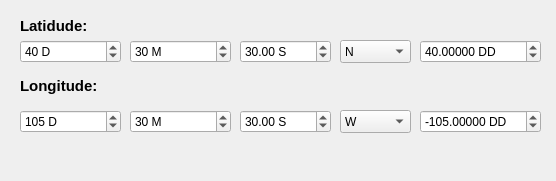
<?xml version="1.0" encoding="UTF-8"?>
<ui version="4.0">
 <class>LatLongCalcDialogBase</class>
 <widget class="QDialog" name="LatLongCalcDialogBase">
  <property name="geometry">
   <rect>
    <x>0</x>
    <y>0</y>
    <width>556</width>
    <height>181</height>
   </rect>
  </property>
  <property name="windowTitle">
   <string>Latitude / Longitude Calculator</string>
  </property>
  <widget class="QLabel" name="label">
   <property name="geometry">
    <rect>
     <x>20</x>
     <y>10</y>
     <width>101</width>
     <height>31</height>
    </rect>
   </property>
   <property name="font">
    <font>
     <pointsize>11</pointsize>
     <weight>75</weight>
     <bold>true</bold>
    </font>
   </property>
   <property name="text">
    <string>Latidude:</string>
   </property>
  </widget>
  <widget class="QSpinBox" name="spbLatD">
   <property name="geometry">
    <rect>
     <x>20</x>
     <y>40</y>
     <width>101</width>
     <height>23</height>
    </rect>
   </property>
   <property name="suffix">
    <string> D</string>
   </property>
   <property name="maximum">
    <number>90</number>
   </property>
   <property name="value">
    <number>40</number>
   </property>
  </widget>
  <widget class="QSpinBox" name="spbLatM">
   <property name="geometry">
    <rect>
     <x>130</x>
     <y>40</y>
     <width>101</width>
     <height>23</height>
    </rect>
   </property>
   <property name="suffix">
    <string> M</string>
   </property>
   <property name="maximum">
    <number>59</number>
   </property>
   <property name="value">
    <number>30</number>
   </property>
  </widget>
  <widget class="QLabel" name="label_2">
   <property name="geometry">
    <rect>
     <x>20</x>
     <y>70</y>
     <width>111</width>
     <height>31</height>
    </rect>
   </property>
   <property name="font">
    <font>
     <pointsize>11</pointsize>
     <weight>75</weight>
     <bold>true</bold>
    </font>
   </property>
   <property name="text">
    <string>Longitude:</string>
   </property>
  </widget>
  <widget class="QDoubleSpinBox" name="spbLatS">
   <property name="geometry">
    <rect>
     <x>240</x>
     <y>40</y>
     <width>91</width>
     <height>23</height>
    </rect>
   </property>
   <property name="prefix">
    <string/>
   </property>
   <property name="suffix">
    <string> S</string>
   </property>
   <property name="maximum">
    <double>59.990000000000002</double>
   </property>
   <property name="value">
    <double>30.000000000000000</double>
   </property>
  </widget>
  <widget class="QComboBox" name="cbLatNS">
   <property name="geometry">
    <rect>
     <x>340</x>
     <y>40</y>
     <width>71</width>
     <height>23</height>
    </rect>
   </property>
   <item>
    <property name="text">
     <string>N</string>
    </property>
   </item>
   <item>
    <property name="text">
     <string>S</string>
    </property>
   </item>
  </widget>
  <widget class="QDoubleSpinBox" name="spbLatDD">
   <property name="geometry">
    <rect>
     <x>420</x>
     <y>40</y>
     <width>121</width>
     <height>23</height>
    </rect>
   </property>
   <property name="suffix">
    <string> DD</string>
   </property>
   <property name="decimals">
    <number>5</number>
   </property>
   <property name="minimum">
    <double>-90.000000000000000</double>
   </property>
   <property name="maximum">
    <double>90.000000000000000</double>
   </property>
   <property name="value">
    <double>40.000000000000000</double>
   </property>
  </widget>
  <widget class="QDoubleSpinBox" name="spbLngDD">
   <property name="geometry">
    <rect>
     <x>420</x>
     <y>110</y>
     <width>121</width>
     <height>23</height>
    </rect>
   </property>
   <property name="suffix">
    <string> DD</string>
   </property>
   <property name="decimals">
    <number>5</number>
   </property>
   <property name="minimum">
    <double>-180.000000000000000</double>
   </property>
   <property name="maximum">
    <double>180.000000000000000</double>
   </property>
   <property name="value">
    <double>-105.000000000000000</double>
   </property>
  </widget>
  <widget class="QSpinBox" name="spbLng">
   <property name="geometry">
    <rect>
     <x>20</x>
     <y>110</y>
     <width>101</width>
     <height>23</height>
    </rect>
   </property>
   <property name="suffix">
    <string> D</string>
   </property>
   <property name="maximum">
    <number>180</number>
   </property>
   <property name="value">
    <number>105</number>
   </property>
  </widget>
  <widget class="QSpinBox" name="spbLngM">
   <property name="geometry">
    <rect>
     <x>130</x>
     <y>110</y>
     <width>101</width>
     <height>23</height>
    </rect>
   </property>
   <property name="suffix">
    <string> M</string>
   </property>
   <property name="maximum">
    <number>59</number>
   </property>
   <property name="value">
    <number>30</number>
   </property>
  </widget>
  <widget class="QDoubleSpinBox" name="spbLngS">
   <property name="geometry">
    <rect>
     <x>240</x>
     <y>110</y>
     <width>91</width>
     <height>23</height>
    </rect>
   </property>
   <property name="prefix">
    <string/>
   </property>
   <property name="suffix">
    <string> S</string>
   </property>
   <property name="maximum">
    <double>59.990000000000002</double>
   </property>
   <property name="value">
    <double>30.000000000000000</double>
   </property>
  </widget>
  <widget class="QComboBox" name="cbLngWE">
   <property name="geometry">
    <rect>
     <x>340</x>
     <y>110</y>
     <width>71</width>
     <height>23</height>
    </rect>
   </property>
   <item>
    <property name="text">
     <string>W</string>
    </property>
   </item>
   <item>
    <property name="text">
     <string>E</string>
    </property>
   </item>
  </widget>
 </widget>
 <resources/>
 <connections/>
</ui>
